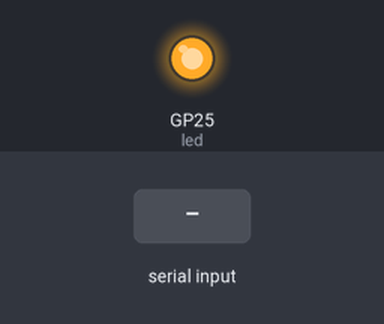
This program was run on a simulated Raspberry Pi Pico running MicroPython. Shown: output pins drawn as LEDs (lit = HIGH). The inputs (shaded band) are chosen by the test bench. What the program prints to the serial console is not drawn.

Above: at 0.01 s.
At 1.5 s:
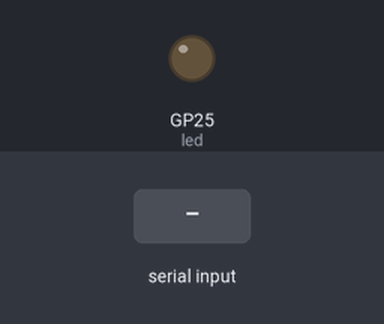
1.6 s: "5" typed at the serial console, then Enter
Timing chart, 0 to 4.6 s (numbered marks = the images above; inputs shaded):
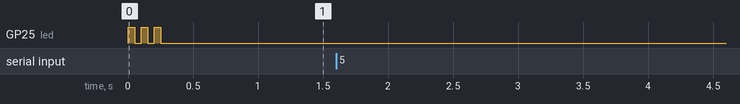

The program:

main.py
```python
import sys
import uselect
from machine import Pin
import time

poll = uselect.poll()
poll.register(sys.stdin, uselect.POLLIN)

led = Pin("LED", Pin.OUT)

# Fast blink on startup so we know the script is working
for _ in range(3):
    led.value(1)
    time.sleep(0.05)
    led.value(0)
    time.sleep(0.05)

thruster_active = False

while True:
    if poll.poll(10):
        try:
            line = sys.stdin.readline().strip()

            if not line:
                continue

            parts = line.split(",")
            if len(parts) >= 3:
                sim_time = float(parts[0])
                alt = float(parts[1])
                vel = float(parts[2])

                if alt <= 5000:
                    if vel <= -50.0:
                        thruster_active = True
                    elif vel >= -1.0:
                        thruster_active = False
                else:
                    thruster_active = False # dont turn on above 200km

                # Drive hardware directly with the boolean
                led.value(thruster_active)
                event_status = "THRUSTER_ON" if thruster_active else "THRUSTER_OFF"

                # Send response back over USB serial
                sys.stdout.write(f"ACK,{sim_time:.1f},{alt:.1f},{event_status}\n")


        except (ValueError, IndexError):
            pass
```

Measured:
- after the input at 1.6 s, every drawn part: stays the same
